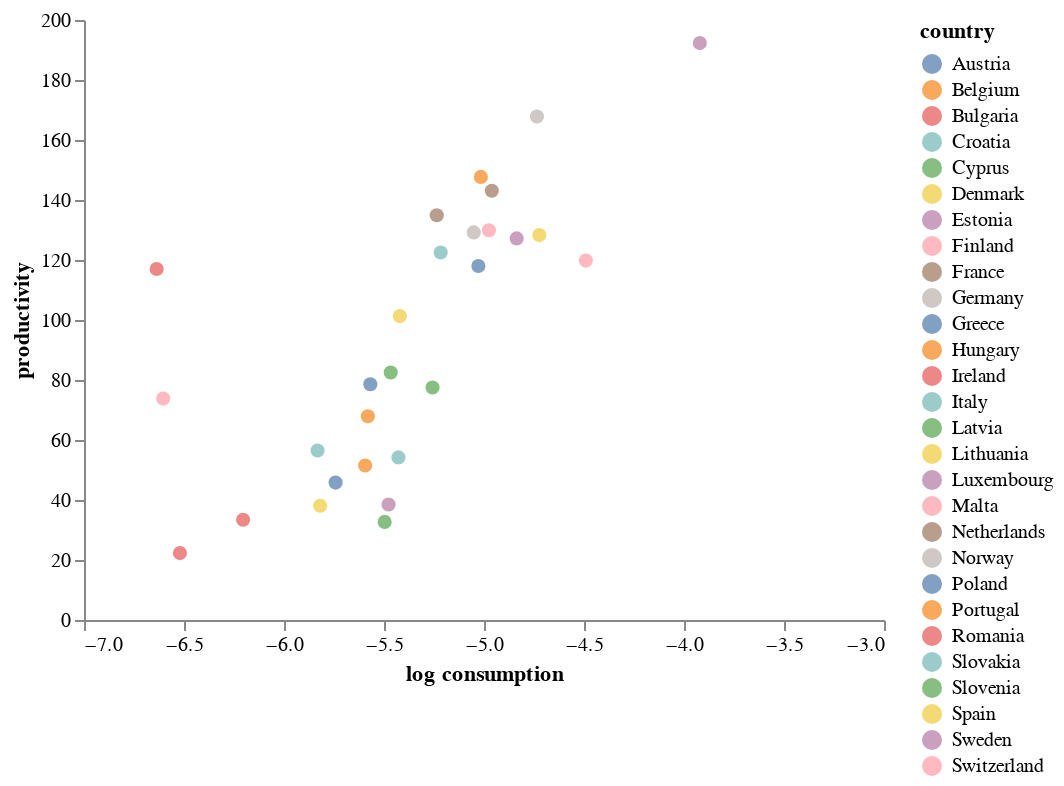

Here is the notebook cell this chart was saved with:
### Markdown cell above
And take another look at now log-Consumption vs Productivity:

### Code cell
from IPython.display import display
figure_logprod = alt.Chart(data).mark_point(filled=True,size=50).encode(
    alt.X('log_cons_pc',title='log consumption',scale=alt.Scale(domain=[-7,-3])),
    alt.Y('prod_phw',title=' productivity',scale=alt.Scale(domain=[0,200])),
    color='country',
    tooltip=['country']
).configure_axis(
    grid=False
).configure_view(
    strokeWidth=0
).add_selection(select_year).transform_filter(select_year).interactive()

display(figure_logprod)

### Figure 1 — Vega-Lite specification as saved in the notebook (floating-point values rounded to 4 significant figures; data arrays with more than 128 entries replaced by an {"elided": "..."} marker saying what was removed)
{"config": {"view": {"continuousWidth": 400, "continuousHeight": 300, "strokeWidth": 0}, "axis": {"grid": false}}, "data": {"name": "data-39d8c868908e7c87cfe24930161abd23"}, "mark": {"type": "point", "filled": true, "size": 50}, "encoding": {"color": {"field": "country", "type": "nominal"}, "tooltip": [{"field": "country", "type": "nominal"}], "x": {"field": "log_cons_pc", "scale": {"domain": [-7, -3]}, "title": "log consumption", "type": "quantitative"}, "y": {"field": "prod_phw", "scale": {"domain": [0, 200]}, "title": " productivity", "type": "quantitative"}}, "selection": {"Select": {"type": "single", "fields": ["year"], "init": {"year": 2000}, "bind": {"input": "range", "max": 2019, "min": 2000, "step": 1}}, "selector002": {"type": "interval", "bind": "scales", "encodings": ["x", "y"]}}, "transform": [{"filter": {"selection": "Select"}}], "$schema": "https://vega.github.io/schema/vega-lite/v4.17.0.json", "datasets": {"data-39d8c868908e7c87cfe24930161abd23": {"elided": "600 records"}}}
